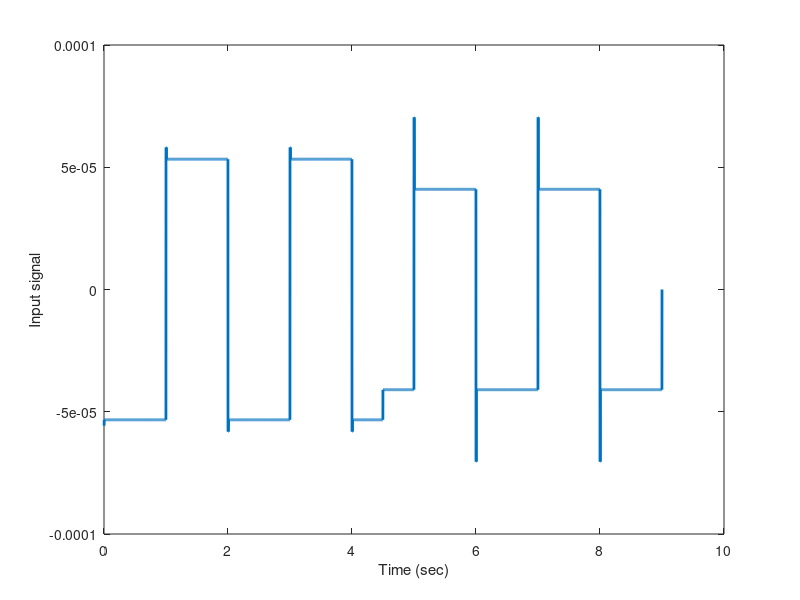
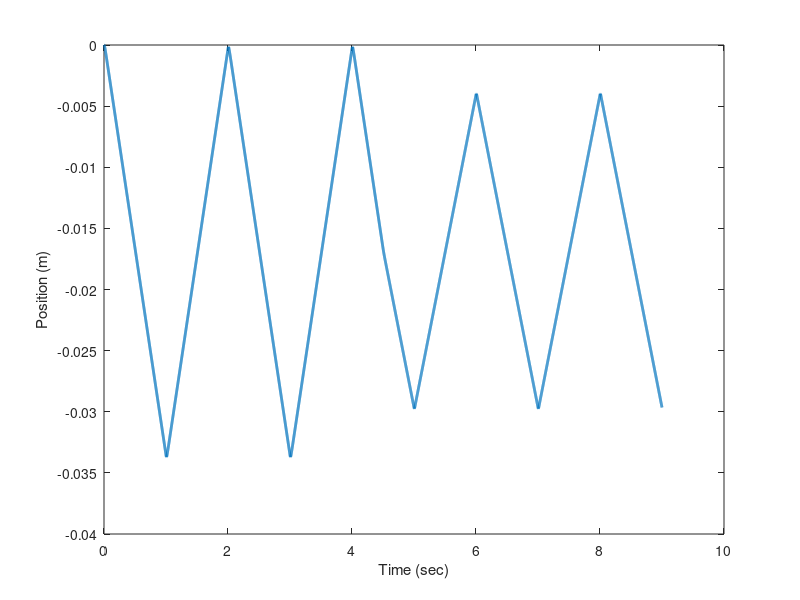
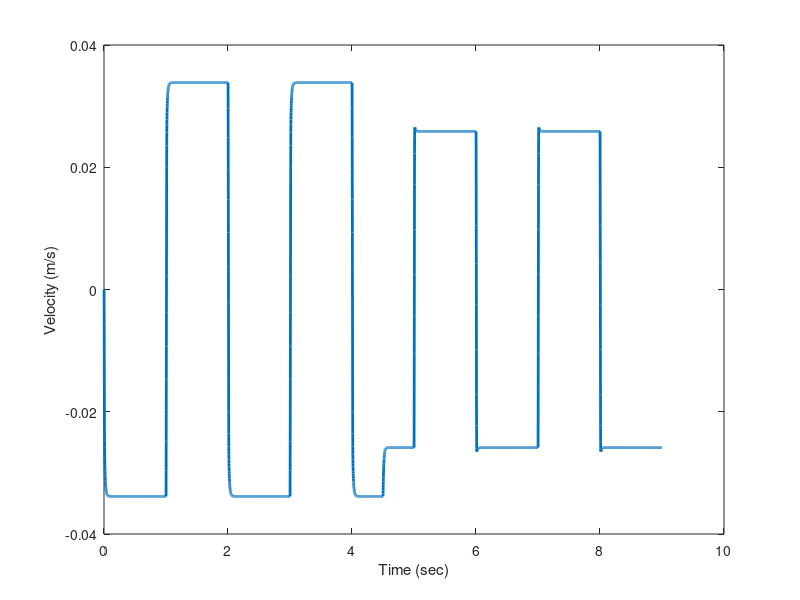
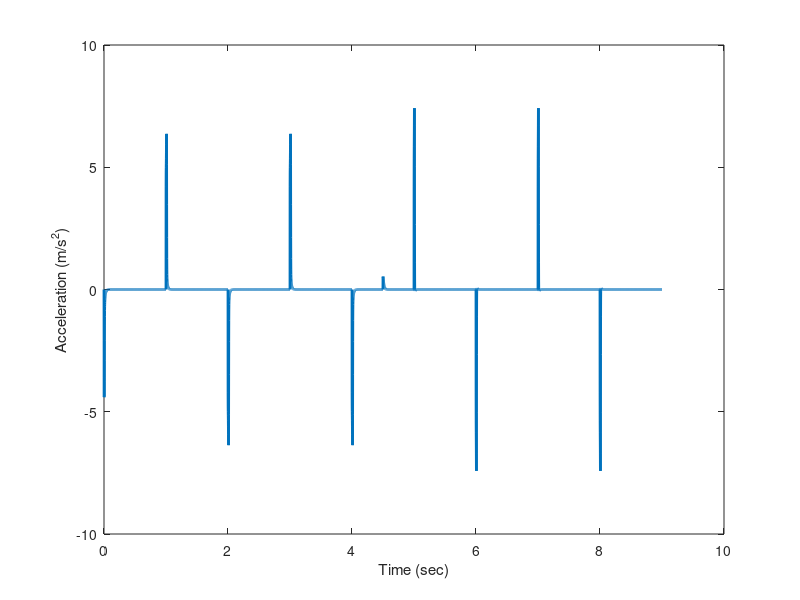

MATLAB code for these plots, in order:
%% Setting up workspace
clear;
close all;
clc;
%% Initialize parameters and definitions
Tf = 9; % Final simulation time
T = 1e-3; % Sample rate
t = 0:T:Tf; % Time vector
n = 4; % Number of states
m = 4; % Number of measurements
A = 1.52e-3; % Parameter (area - table 1)
Dp = 5.57e-7; % Parameter (piston diameter - table 1)
M = 7.736; % Parameter (actuator mass - table 1)
V0 = 1.08e-3; % Parameter (hydraulic volume - table 1)
Beta = 2.07e8; % Parameter (effective bulk modulus - table 1)
L = 4.78e-12; % Parameter (normal leakage - table 2)
QL = 2.41e-6; % Parameter (normal flow rate - table 2)
a1 = 6.589e4; % Parameter (normal friction 1 - table 3)
a2 = 2.144e3; % Parameter (normal friction 2 - table 3)
a3 = 436; % Parameter (normal friction 3 - table 3)
C = eye(m); % Defines measurement matrix
x = zeros(n,length(t)); % Initialize states
z = zeros(m,length(t)); % Initialize measurements
u = zeros(1,length(t)); % Initialize input
wp = -100*square(pi*t); % Defines angular velocity of pump
xNon = @(y) [y(1) + T*y(2); % State equation 1
    y(2) + T*y(3); % State equation 2
    (1 - T*((a2*V0+M*Beta*L)/(M*V0)))*y(3) - T*((A^2*Beta+a2*L*Beta)/(M*V0))*y(2) - T/(M*V0)*(2*a1*V0*y(2)*y(3)+Beta*L*(a1*y(2)^2+a3))*sign(y(2)) + T*((A*Beta)/(M*V0))*y(5); % State equation 3
    (1/A)*(a2*y(2) + (a1*y(2)^2+a3)*sign(y(2)))]; % State equation 4
%% Simulate nonlinear dynamics
for k = 1:length(t)-1 % Simulating nonlinear dynamics
    if k == 4.5/T % Changing system parameters half-way
        L = 6.01e-11; % Parameter (major leakage - table 2)
        QL = 1.47e-5; % Parameter (major flow rate - table 2)
        a1 = 4.462e6; % Parameter (major friction 1 - table 3)
        a2 = 1.863e4; % Parameter (major friction 2 - table 3)
        a3 = 551; % Parameter (major friction 3 - table 3)
    end
    u(k) = Dp*wp(k) - sign(x(4,k))*QL; % Calculates control input (equation 4.4)
    %     x(1,k+1) = x(1,k) + T*x(2,k); % State equation 1 (equation 4.1)
    %     x(2,k+1) = x(2,k) + T*x(3,k); % State equation 2 (equation 4.2)
    %     x(3,k+1) = (1 - T*((a2*V0+M*Beta*L)/(M*V0)))*x(3,k) - T*((A^2*Beta+a2*L*Beta)/(M*V0))*x(2,k) - T/(M*V0)*(2*a1*V0*x(2,k)*x(3,k)+Beta*L*(a1*x(2,k)^2+a3))*sign(x(2,k)) + T*((A*Beta)/(M*V0))*u(k); % State equation 3 (equation 4.3)
    %     x(4,k+1) = (1/A)*(a2*x(2,k) + (a1*x(2,k)^2+a3)*sign(x(2,k))); % State equation 4 (equation 4.7)
    x(:,k+1) = xNon([x(:,k); u(k)]); % Nonlinear system equation
    z(:,k+1) = C*x(:,k+1); % Measurement equation
end
%% Results/plots
figure; plot(t,u,'LineWidth',2); xlabel('Time (sec)'); ylabel('Input signal'); % Input with time
figure; plot(t,x(1,:),'LineWidth',2); xlabel('Time (sec)'); ylabel('Position (m)'); % Position with time
figure; plot(t,x(2,:),'LineWidth',2); xlabel('Time (sec)'); ylabel('Velocity (m/s)'); % Velocity with time
figure; plot(t,x(3,:),'LineWidth',2); xlabel('Time (sec)'); ylabel('Acceleration (m/s^2)'); % Acceleration with time
figure; plot(t,x(4,:),'LineWidth',2); xlabel('Time (sec)'); ylabel('Diff. Pressure (Pa)'); % Diff. pressure with time